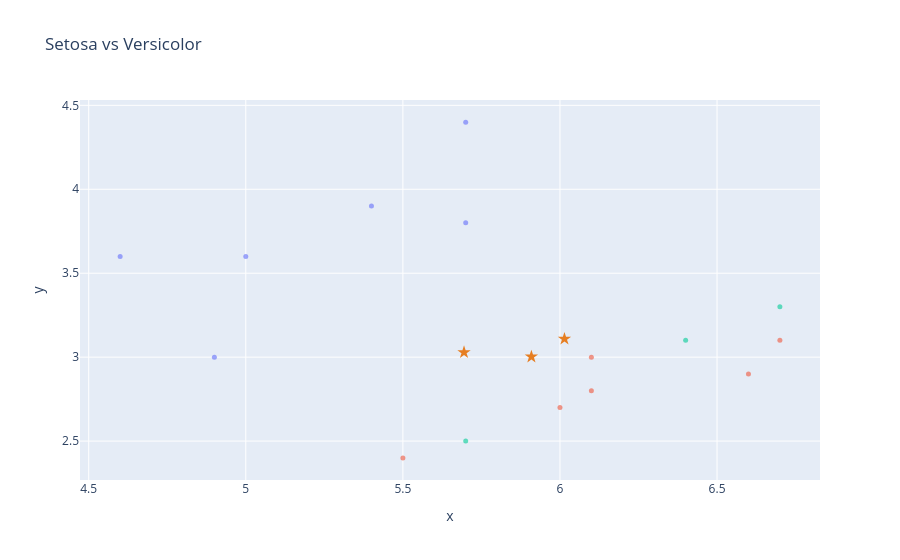

The cell this chart's notebook holds for it:
### Code cell
fig = plot_dataframe(validation[:, :2], title='Blobs Dataset', label=y_validation)
for i, centroid in enumerate(centroids):
    fig = plot_centroid(fig, centroid, colors=["#e67e22"], marker_size=10, symbol='star', name=f'Centroid {i+1}')
fig.update_layout(showlegend=False, title='Setosa vs Versicolor')
fig.show()

### Figure 1 — Plotly figure (JSON) as saved in the notebook; plotly's stock layout.template omitted (floating-point values rounded to 4 significant figures)
{"data": [{"hovertemplate": "color=#f7dc6f<br>x=%{x}<br>y=%{y}<extra></extra>", "legendgroup": "#f7dc6f", "marker": {"color": "#636efa", "opacity": 0.6, "size": 5, "symbol": "circle"}, "mode": "markers", "name": "#f7dc6f", "orientation": "v", "showlegend": true, "type": "scatter", "x": [4.9, 4.6, 5.7, 5.0, 5.4, 5.7], "xaxis": "x", "y": [3.0, 3.6, 4.4, 3.6, 3.9, 3.8], "yaxis": "y"}, {"hovertemplate": "color=#82e0aa<br>x=%{x}<br>y=%{y}<extra></extra>", "legendgroup": "#82e0aa", "marker": {"color": "#EF553B", "opacity": 0.6, "size": 5, "symbol": "circle"}, "mode": "markers", "name": "#82e0aa", "orientation": "v", "showlegend": true, "type": "scatter", "x": [5.5, 6.1, 6.6, 6.0, 6.7, 6.1], "xaxis": "x", "y": [2.4, 2.8, 2.9, 2.7, 3.1, 3.0], "yaxis": "y"}, {"hovertemplate": "color=#f1948a<br>x=%{x}<br>y=%{y}<extra></extra>", "legendgroup": "#f1948a", "marker": {"color": "#00cc96", "opacity": 0.6, "size": 5, "symbol": "circle"}, "mode": "markers", "name": "#f1948a", "orientation": "v", "showlegend": true, "type": "scatter", "x": [5.7, 6.7, 6.4], "xaxis": "x", "y": [2.5, 3.3, 3.1], "yaxis": "y"}, {"marker": {"color": "#e67e22", "size": 10, "symbol": "star"}, "mode": "markers", "name": "Centroid 1", "type": "scatter", "x": [5.695], "y": [3.029]}, {"marker": {"color": "#e67e22", "size": 10, "symbol": "star"}, "mode": "markers", "name": "Centroid 2", "type": "scatter", "x": [5.909], "y": [3.002]}, {"marker": {"color": "#e67e22", "size": 10, "symbol": "star"}, "mode": "markers", "name": "Centroid 3", "type": "scatter", "x": [6.014], "y": [3.109]}], "layout": {"legend": {"title": {"text": "color"}, "tracegroupgap": 0}, "showlegend": false, "title": {"text": "Setosa vs Versicolor"}, "xaxis": {"anchor": "y", "domain": [0, 1], "title": {"text": "x"}}, "yaxis": {"anchor": "x", "domain": [0, 1], "title": {"text": "y"}}}}
